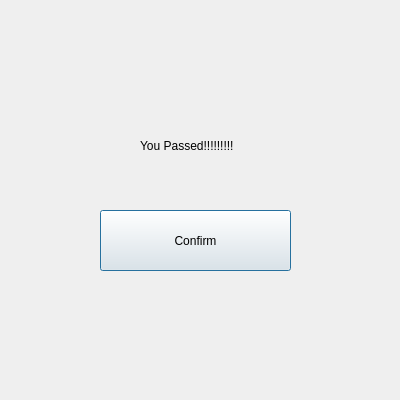
<?xml version="1.0" encoding="UTF-8"?>
<ui version="4.0">
 <class>pass1</class>
 <widget class="QDialog" name="pass1">
  <property name="geometry">
   <rect>
    <x>0</x>
    <y>0</y>
    <width>400</width>
    <height>400</height>
   </rect>
  </property>
  <property name="windowTitle">
   <string>You Passed!!!</string>
  </property>
  <widget class="QPushButton" name="Confirm">
   <property name="geometry">
    <rect>
     <x>100</x>
     <y>210</y>
     <width>191</width>
     <height>61</height>
    </rect>
   </property>
   <property name="cursor">
    <cursorShape>PointingHandCursor</cursorShape>
   </property>
   <property name="text">
    <string>Confirm</string>
   </property>
  </widget>
  <widget class="QLabel" name="label">
   <property name="geometry">
    <rect>
     <x>140</x>
     <y>70</y>
     <width>291</width>
     <height>151</height>
    </rect>
   </property>
   <property name="contextMenuPolicy">
    <enum>Qt::NoContextMenu</enum>
   </property>
   <property name="text">
    <string>You Passed!!!!!!!!!</string>
   </property>
  </widget>
 </widget>
 <resources/>
 <connections>
  <connection>
   <sender>Confirm</sender>
   <signal>clicked()</signal>
   <receiver>pass1</receiver>
   <slot>accept()</slot>
   <hints>
    <hint type="sourcelabel">
     <x>200</x>
     <y>234</y>
    </hint>
    <hint type="destinationlabel">
     <x>235</x>
     <y>374</y>
    </hint>
   </hints>
  </connection>
 </connections>
</ui>
